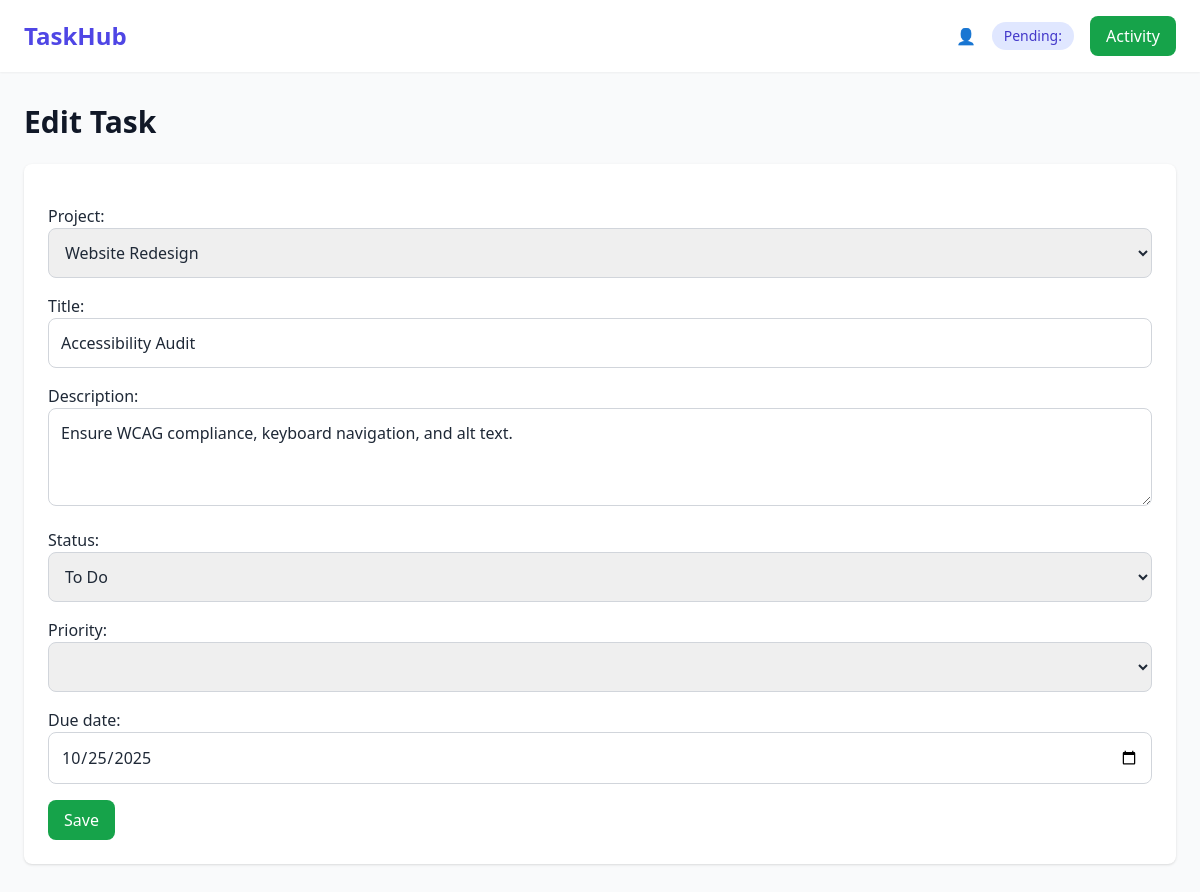
The page /tasks/15/edit/ on the database as committed earlier.
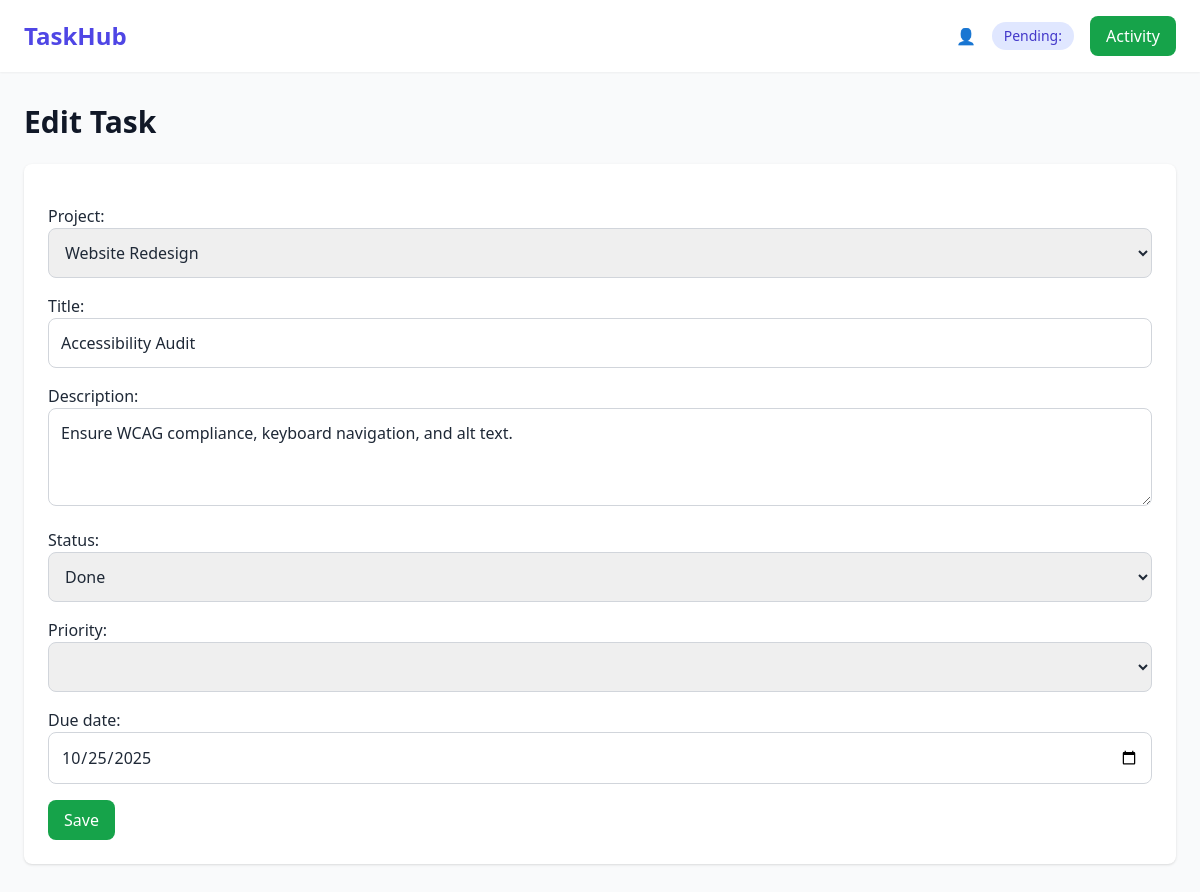
The same page on the database as committed later.
### core/models.py (models this page shows, shortened)
class Task(models.Model):
    STATUS_CHOICES = [
        ('todo', 'To Do'),
        ('in_progress', 'In Progress'),
        ('done', 'Done'),
    ]
    project = models.ForeignKey(Project, on_delete=models.CASCADE, related_name='tasks')
    title = models.CharField(max_length=200)
    description = models.TextField(blank=True, null=True)
    status = models.CharField(max_length=20, choices=STATUS_CHOICES, default='todo')
    due_date = models.DateTimeField(blank=True, null=True)
    priority = models.IntegerField(default=0)  # 0 = low, 1 = medium, 2 = high
    created_at = models.DateTimeField(auto_now_add=True)
    updated_at = models.DateTimeField(auto_now=True)
    assigned_to = models.ForeignKey(User, on_delete=models.SET_NULL, null=True, blank=True, related_name='tasks')

### core/views.py (the view)
# urls.py: path('tasks/<int:pk>/edit/', views.task_edit, name='task_edit'),
def task_edit(request, pk):
    task = get_object_or_404(Task, pk=pk)
    if request.method == 'POST':
        form = TaskForm(request.POST, instance=task)
        if form.is_valid():
            form.save()
            return redirect('project_detail', pk=task.project.pk)
    else:
        form = TaskForm(instance=task)
    return render(request, 'core/task_form.html', {'form': form, 'title': 'Edit Task'})

### core/context_processors.py (called while the page is built, shortened)
def global_context(request):
    user = request.user
    context = {}
    return context

### core/models.py (called while the page is built)
    def __str__(self):
        return self.name

### core/templates/core/task_form.html (shortened to what this page needs)
{% extends 'core/base.html' %}
{% block content %}
  <h1 class="text-3xl font-semibold text-gray-900 mb-6">{{ title }}</h1>
  <form method="POST" class="space-y-4 bg-white p-6 rounded-lg shadow">
    {{ form.as_p }}
    <button type="submit"
            class="bg-green-600 hover:bg-green-700 text-white px-4 py-2 rounded-lg">
      Save
    </button>
  </form>
{% endblock %}

Rows that differ between the two databases and show on the page:
changed Task "Website Redesign": status "To Do" → "Done"
